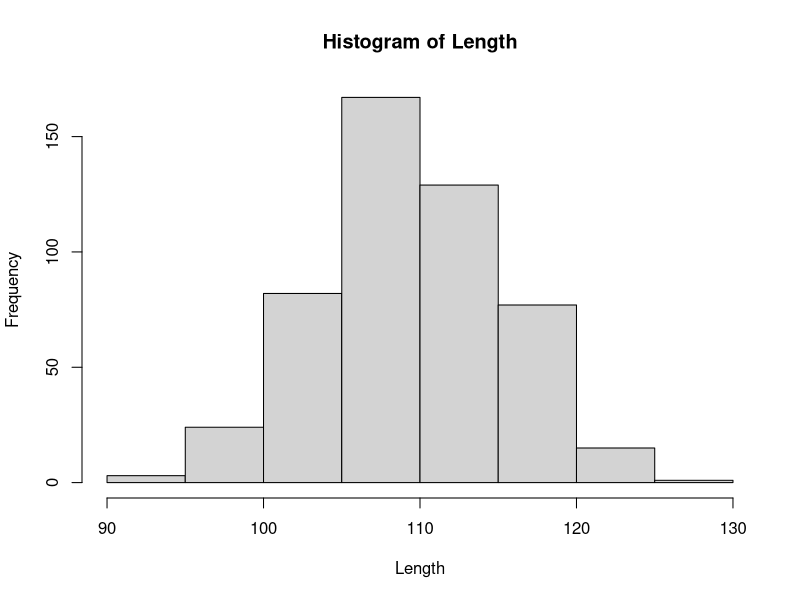
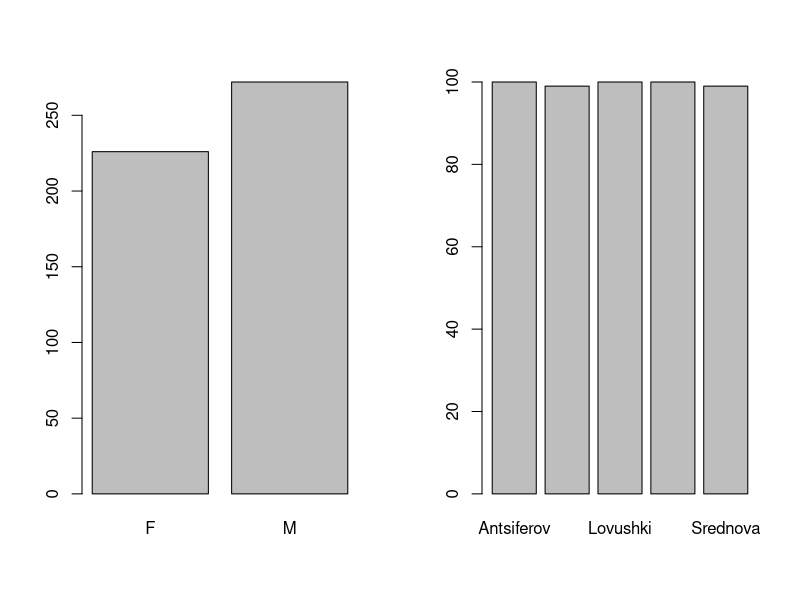
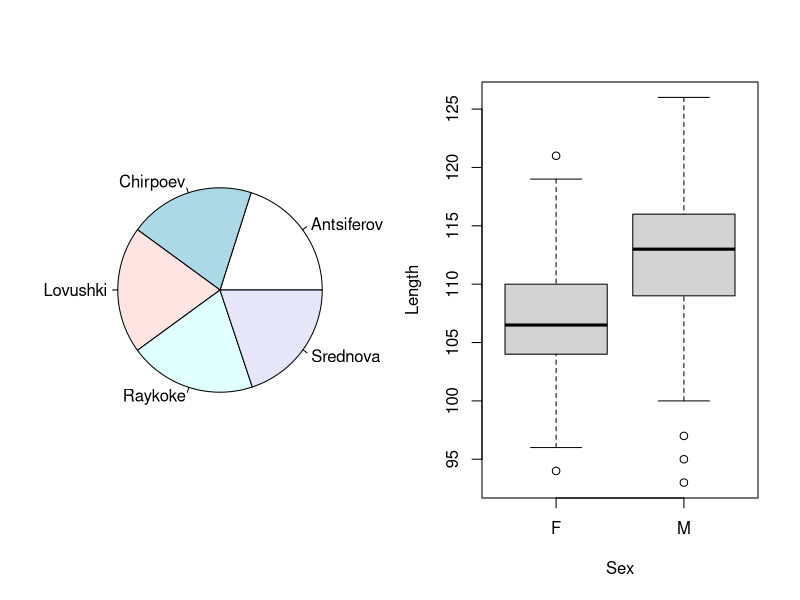
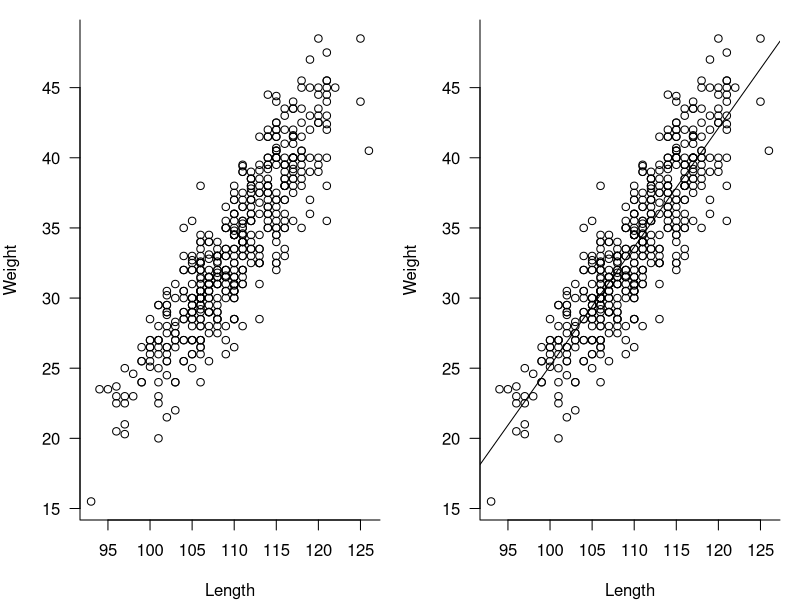
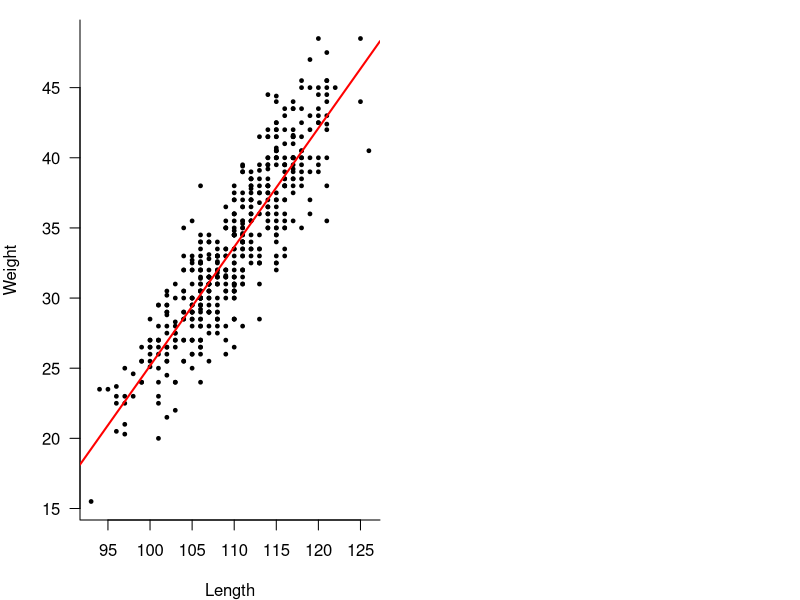

These figures' R source, in order:
## ---- chunk 1
knitr::opts_chunk$set(echo = TRUE, 
                      warnings = FALSE, 
                      mmessage = FALSE)
## ---- chunk 2
SeaLions <- read.csv("SeaLions.csv")
## ---- chunk 3
is(SeaLions) # tells what type of files we have
names(SeaLions) # tells us the names of all the columns
head(SeaLions) # shows the first several rows of the dataframe
## ---- chunk 4
Length <- SeaLions$Length
Weight <-SeaLions$Weight
Island <- SeaLions$Island
Sex <- SeaLions$Sex
## ---- chunk 5
range(Length) # range
median(Length) # median
mean(Length) # mean
var(Length) # variance
sd(Length) # standard deviation
## ---- chunk 6
table(Sex)
table(Island)
table(Island, Sex)
## ---- chunk 7
hist(Length)
## ---- chunk 8
par(mfrow = c(1,2))
barplot(table(Sex))
barplot(table(Island))
## ---- chunk 9
pie(table(Island))
## ---- chunk 10
boxplot(Length ~ Sex)
## ---- chunk 11
par(las = 1, bty = "l", mar = c(4,4,1,1))
plot(Length, Weight)
## ---- chunk 12
Weight.lm <- lm(Weight ~ Length)
## ---- chunk 13
Weight.lm
## ---- chunk 14
par(las = 1, bty = "l", mar = c(4,4,1,1))
plot(Length, Weight)
abline(Weight.lm)
## ---- chunk 15
par(las = 1, bty = "l", mar = c(4,4,1,1))
plot(Length, Weight, pch = 19, cex =0.5)
abline(Weight.lm, col = "red", lwd = 2)
## ---- chunk 16
summary(Weight.lm)
## ---- chunk 17
Weight.Male <- Weight[Sex == "M"]
Weight.Female <- Weight[Sex == "F"]
## ---- chunk 18
mean(Weight.Male)
mean(Weight.Female)
## ---- chunk 19
t.test(Weight.Male, Weight.Female)
## ---- chunk 20
summary(lm(Weight~Sex))
